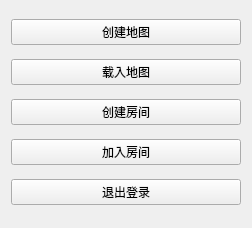
<?xml version="1.0" encoding="UTF-8"?>
<ui version="4.0">
 <class>Start</class>
 <widget class="QFrame" name="Start">
  <property name="geometry">
   <rect>
    <x>0</x>
    <y>0</y>
    <width>252</width>
    <height>228</height>
   </rect>
  </property>
  <property name="windowTitle">
   <string>Form</string>
  </property>
  <layout class="QVBoxLayout" name="verticalLayout">
   <item>
    <widget class="QPushButton" name="create_map">
     <property name="text">
      <string>创建地图</string>
     </property>
    </widget>
   </item>
   <item>
    <widget class="QPushButton" name="load_map">
     <property name="text">
      <string>载入地图</string>
     </property>
    </widget>
   </item>
   <item>
    <widget class="QPushButton" name="create_room">
     <property name="text">
      <string>创建房间</string>
     </property>
    </widget>
   </item>
   <item>
    <widget class="QPushButton" name="enter_room">
     <property name="text">
      <string>加入房间</string>
     </property>
    </widget>
   </item>
   <item>
    <widget class="QPushButton" name="log_out">
     <property name="text">
      <string>退出登录</string>
     </property>
    </widget>
   </item>
  </layout>
 </widget>
 <resources/>
 <connections/>
</ui>
